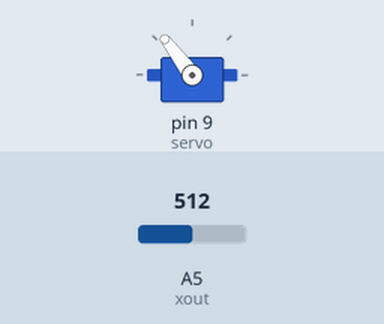
Recording of a sketch running on a simulated Arduino Uno, built with avr-gcc and run on an emulated ATmega328P. Shown: servo. The test bench sets the inputs (shaded band); at power-on: A5 (xout) = 512. What the sketch prints to the serial monitor is not drawn.

Above: at 1.2 s.
1.3 s: A5 (xout) set to 716
At 2.0 s:
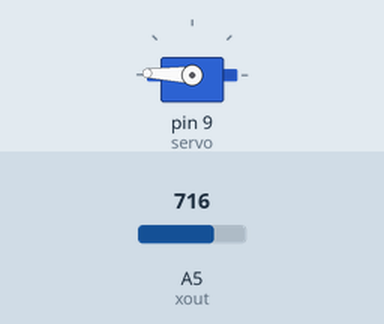
2.9 s: A5 (xout) set to 900
At 3.9 s:
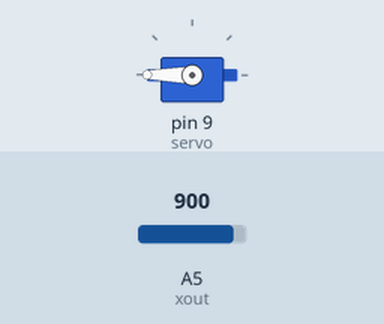
4.5 s: A5 (xout) set to 306
At 5.8 s:
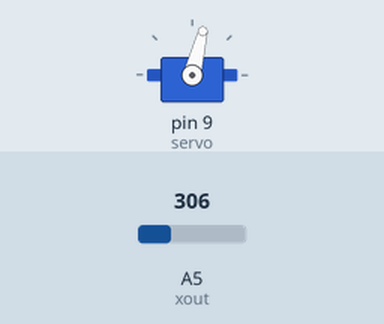
6.1 s: A5 (xout) set to 122
At 6.6 s:
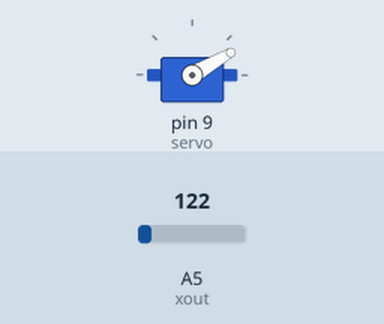
7.7 s: A5 (xout) set to 0
At 8.5 s:
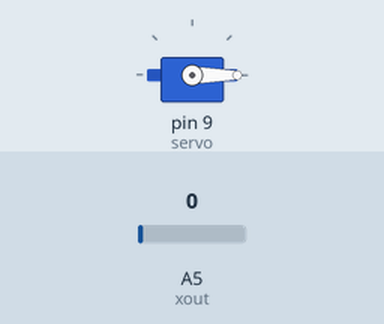
9.3 s: A5 (xout) set to 511
At 10.2 s:
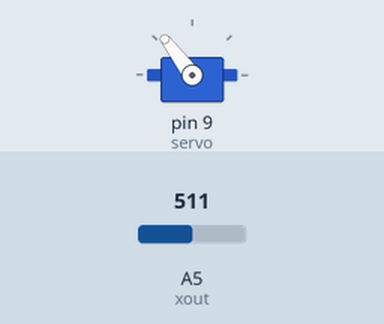
Timing chart, 0 to 12.3 s (numbered marks = the images above; inputs shaded):
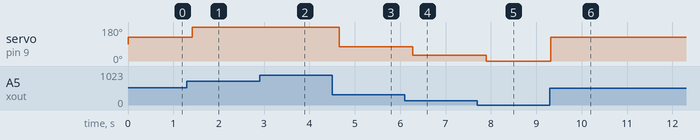

Measured:
- after the input at 1.3 s, servo on pin 9 (servo): 127° → 178° after 0.12 s
- after the input at 2.9 s, servo on pin 9 (servo): 178° → 180° after 0.14 s
- after the input at 4.5 s, servo on pin 9 (servo): 180° → 76° after 0.16 s
- after the input at 6.1 s, servo on pin 9 (servo): 76° → 30° after 0.18 s
- after the input at 7.7 s, servo on pin 9 (servo): 30° → 0° after 0.20 s
- after the input at 9.3 s, servo on pin 9 (servo): 0° → 127° at once

The sketch:

acclerometer_test.ino
```cpp
#include <Servo.h>

Servo servo;

const int xout = A5;


int out1 = 0;

int sout1 = 0;


void setup(){

    Serial.begin(9600);
    servo.attach(9);
}


void loop() {

  analogReference(EXTERNAL);

  out1 = analogRead(xout);

  sout1 = map(out1, 0, 1023, 0, 255);

  delay(2);


  Serial.print("\tX = " );

  Serial.print(out1);
  servo.write(sout1);


  delay(200);

}
```
